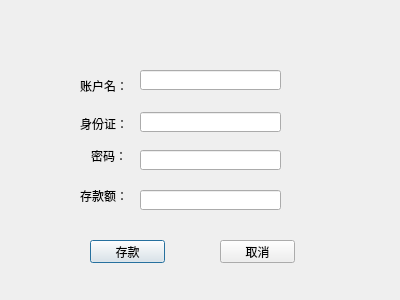
<?xml version="1.0" encoding="UTF-8"?>
<ui version="4.0">
 <class>Deposite</class>
 <widget class="QDialog" name="Deposite">
  <property name="geometry">
   <rect>
    <x>0</x>
    <y>0</y>
    <width>400</width>
    <height>300</height>
   </rect>
  </property>
  <property name="windowTitle">
   <string>Dialog</string>
  </property>
  <widget class="QPushButton" name="deposite">
   <property name="geometry">
    <rect>
     <x>90</x>
     <y>240</y>
     <width>75</width>
     <height>23</height>
    </rect>
   </property>
   <property name="text">
    <string>存款</string>
   </property>
  </widget>
  <widget class="QPushButton" name="cancel">
   <property name="geometry">
    <rect>
     <x>220</x>
     <y>240</y>
     <width>75</width>
     <height>23</height>
    </rect>
   </property>
   <property name="text">
    <string>取消</string>
   </property>
  </widget>
  <widget class="QLabel" name="label">
   <property name="geometry">
    <rect>
     <x>80</x>
     <y>80</y>
     <width>54</width>
     <height>12</height>
    </rect>
   </property>
   <property name="text">
    <string>账户名：</string>
   </property>
  </widget>
  <widget class="QLabel" name="label_2">
   <property name="geometry">
    <rect>
     <x>80</x>
     <y>118</y>
     <width>54</width>
     <height>12</height>
    </rect>
   </property>
   <property name="text">
    <string>身份证：</string>
   </property>
  </widget>
  <widget class="QLabel" name="label_3">
   <property name="geometry">
    <rect>
     <x>91</x>
     <y>150</y>
     <width>54</width>
     <height>12</height>
    </rect>
   </property>
   <property name="text">
    <string>密码：</string>
   </property>
  </widget>
  <widget class="QLabel" name="label_4">
   <property name="geometry">
    <rect>
     <x>80</x>
     <y>190</y>
     <width>54</width>
     <height>12</height>
    </rect>
   </property>
   <property name="text">
    <string>存款额：</string>
   </property>
  </widget>
  <widget class="QLineEdit" name="dname">
   <property name="geometry">
    <rect>
     <x>140</x>
     <y>70</y>
     <width>141</width>
     <height>20</height>
    </rect>
   </property>
  </widget>
  <widget class="QLineEdit" name="did">
   <property name="geometry">
    <rect>
     <x>140</x>
     <y>112</y>
     <width>141</width>
     <height>20</height>
    </rect>
   </property>
  </widget>
  <widget class="QLineEdit" name="dpasswd">
   <property name="geometry">
    <rect>
     <x>140</x>
     <y>150</y>
     <width>141</width>
     <height>20</height>
    </rect>
   </property>
  </widget>
  <widget class="QLineEdit" name="dmoney">
   <property name="geometry">
    <rect>
     <x>140</x>
     <y>190</y>
     <width>141</width>
     <height>20</height>
    </rect>
   </property>
  </widget>
 </widget>
 <resources/>
 <connections/>
</ui>
